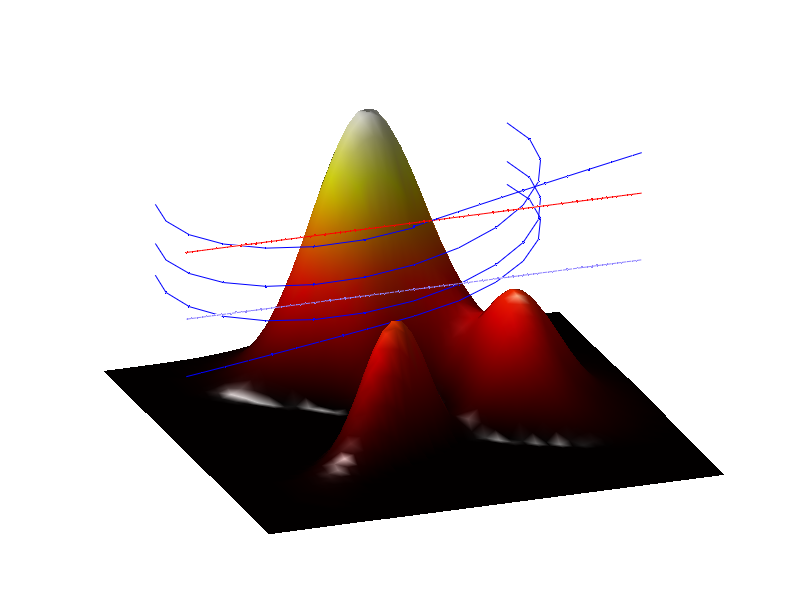

Reproduce this figure in MATLAB.
% Load and tweak peaks data:
[Y,X,Z] = peaks;
Z(Z<0)=0; 
X = flipud(X*35); 
Y = Y*35; 
Z = Z*25; 
% Plot peaks surface
figure('pos',[50 50 900 660])
hp = surf(X,Y,Z);
axis([-100 100 -100 100 0 200])
colormap(hot(256))
shading interp
lighting gouraud
camlight
zoom(1.5)
hold on

frames = 300; % number of frames in our movie show. 
% Plane 1: Periwinkle plane flies left to right: 
y1 = linspace(-250,400,frames); 
x1 = zeros(size(y1)); 
z1 = 100*ones(size(y1)); 
path1 = plot3(x1,y1,z1,'.-','color',[0.5569 0.5098 0.9961]);
% Plane 2: Red plane flies right to left: 
y2 = fliplr(y1); 
x2 = x1; 
z2 = z1+50; 
path2 = plot3(x2,y2,z2,'r.-');
% Plane 3: Gray and blue plane flies 'round the mountain: 
x3 = zeros(size(x2)); 
x3(201:273) = -80*sind((0:15:3*360)-90)-80;
y3 = zeros(size(x2)); 
y3(1:175) = -250; 
y3(176:200) = linspace(-250,0,25);
y3(201:273) = 80*cosd((0:15:3*360)-90);
y3(274:end) = linspace(0,250,length(y3)-273); 
z3 = 120+40*cos(linspace(pi,4*pi,length(y3)))+y3/4;
path3 = plot3(x3,y3,z3,'b.-');
% Set view: 
view([70 33])
axis([-100 100 -100 100 0 200])
grid off
set(gca,'color','none')
axis off

